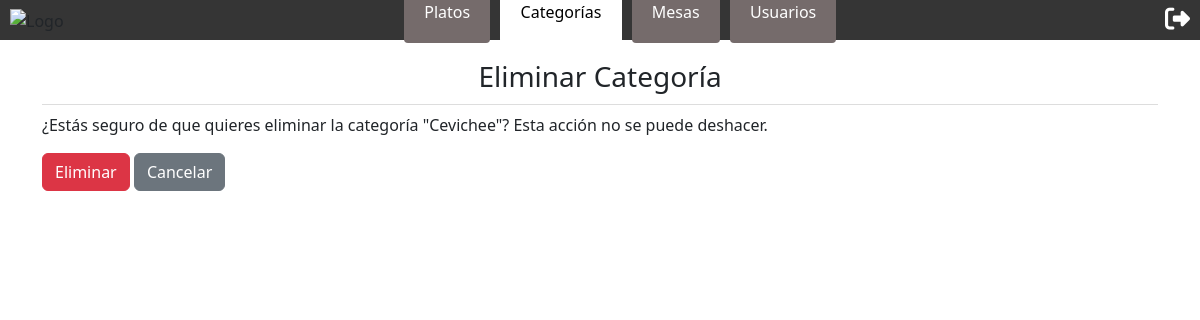
/categorias/1/eliminar/ (signed in), run on an earlier commit of the app's database.
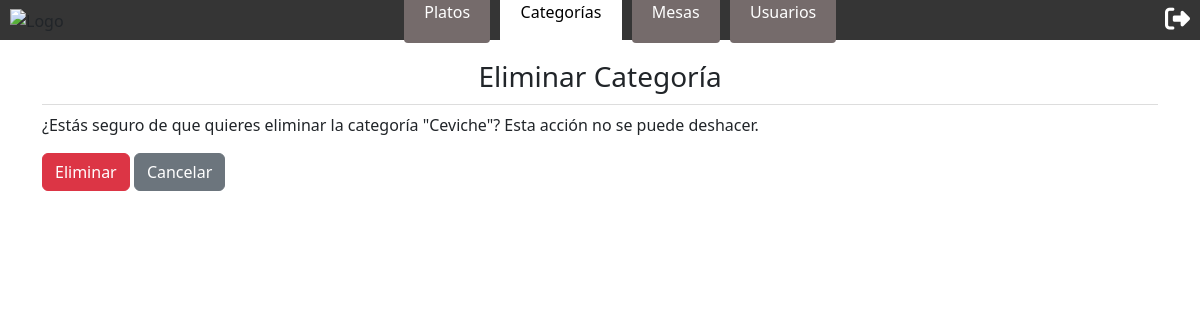
And on a later commit of the database.
### restaurante_app/models.py (models this page shows, shortened)
class CategoriaMenu(models.Model):
    CatCod = models.AutoField(primary_key=True)
    CatDes = models.CharField(max_length=100)

### restaurante_app/views.py (the view)
# urls.py: path('categorias/<int:categoria_id>/eliminar/', views.eliminar_categoria, name='eliminar_categoria'),
@login_required
def eliminar_categoria(request, categoria_id):
    if request.user.TipUsuCod.TipUsuDes != "Administrador":
        return redirect('index')
    categoria = get_object_or_404(CategoriaMenu, CatCod=categoria_id)
    if request.method == 'POST':
        categoria.delete()
        return redirect('categorias_admin')
    return render(request, 'eliminar_categoria.html', {'categoria': categoria})

### restaurante_app/templates/eliminar_categoria.html (shortened to what this page needs)
{% extends 'base.html' %}
{% block categorias %}activo{% endblock %}
{% block content %}
<div class="container">
  <h2>Eliminar Categoría</h2>
  <p>¿Estás seguro de que quieres eliminar la categoría "{{ categoria.CatDes }}"? Esta acción no se puede deshacer.</p>
  <form method="post">
    <button type="submit" class="btn btn-danger">Eliminar</button>
    <a href="{% url 'categorias_admin' %}" class="btn btn-secondary">Cancelar</a>
  </form>
</div>
{% endblock %}

What changed in the data, as far as the page shows it:
changed CategoriaMenu: CatDes "Cevichee" → "Ceviche"
